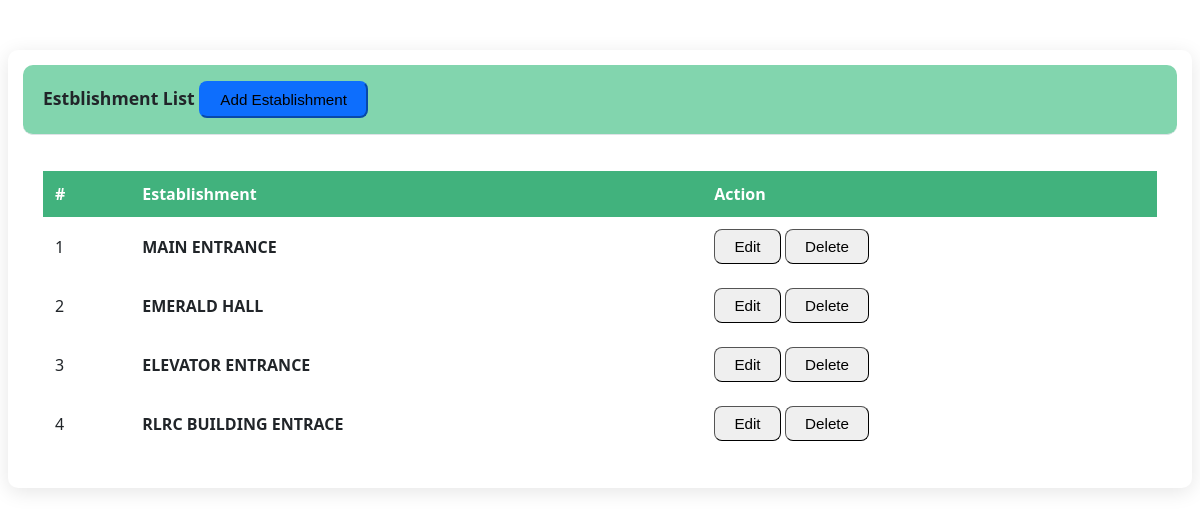
The app's page /establishment.php with its own data.
### tables this page shows
CREATE TABLE `establishments` (
  `id` int(30) NOT NULL,
  `name` text NOT NULL,
  `address` text NOT NULL
);

### establishment.php (the view, shortened to what this page needs)
<?php
    include 'db_connect.php';
?>
<!DOCTYPE html>
<html>
<head>
    <link rel="stylesheet" href="page-css/establishment.css">
</head>
<body>
<div class="container-fluid">
	<div class="col-lg-12">
		<div class="row">
			<div class="col-md-12">
				<div class="card">
					<div class="card-header">
						<b>Estblishment List</b>
						<span class="float:right"><button class="btn btn-primary btn-block btn-sm col-sm-2 float-right"
								type="button" id="new_establishment">
								<i class="fa fa-plus"></i> Add Establishment
							</button></span>
					</div>
					<div class="card-body">
						<table class="table table-condensed table-bordered table-hover">
							<thead>
								<tr>
									<th class="text-center">#</th>
									<th class="">Establishment</th>
									<th class="text-center">Action</th>
								</tr>
							</thead>
							<tbody>
								<?php
                                    $i = 1;
                                    $types = $conn->query("SELECT * FROM establishments order by id asc");
                                    while ($row = $types->fetch_assoc()): ?>
									<div>
										<td class="text-center"><?php echo $i++; ?></td>
										<td class="">
											<p> <b><?php echo ucwords($row['name']); ?></b></p>
										</td>
										<td class="text-center">
											<div class="d-flex flex-column gap-4 flex-md-row gap-3 justify-content-center">
												<button class="btn btn-sm btn-outline-primary edit_establishment"
													type="button" data-id="<?php echo $row['id']; ?>">Edit</button>
												<button class="btn btn-sm btn-outline-danger delete_establishment"
													type="button" data-id="<?php echo $row['id']; ?>">Delete</button>
										</td>
									</div>
								<?php endwhile;?>
							</tbody>
						</table>
					</div>
				</div>
			</div>
		</div>
	</div>
</div>
</body>
</html>

### page-css/establishment.css (style rules this page uses)
body { font-family: 'Segoe UI', Tahoma, Geneva, Verdana, sans-serif; background-color: white; color: #212529; }
.card { border: 1.2px solidrgb(169, 169, 169); box-shadow: 0 4px 20px rgba(0, 0, 0, 0.1); background-color: white; padding: 15px; border-radius: 10px; margin-top: 50px; }
.card-header { background-color:rgb(130, 213, 174); border-bottom: 1px solid #dee2e6; font-weight: 600; font-size: 1.1rem; padding: 1rem 1.25rem; border-radius: 10px; }
.card-body { padding: 1.25rem; }
.btn { border-radius: 8px; font-size: 0.95rem; padding: 0.5rem 1.2rem; transition: all 0.3s ease; }
.btn-primary { background-color: #0d6efd; border-color: #0d6efd; }
.btn-outline-primary, .btn-outline-danger { border-width: 1px; }
table { width: 100%; border-collapse: collapse; margin-top: 1rem; }
th, td { padding: 0.75rem; border-bottom: 1px solidrgb(75, 238, 91); }
th { background-color:rgb(65, 178, 125); font-weight: 600; text-align: left; color: white; }
td { vertical-align: middle !important; }
td p { margin: unset }

### records on screen
establishments: name "MAIN ENTRANCE"
establishments: name "EMERALD HALL"
establishments: name "ELEVATOR ENTRANCE"
establishments: name "RLRC BUILDING ENTRACE"
